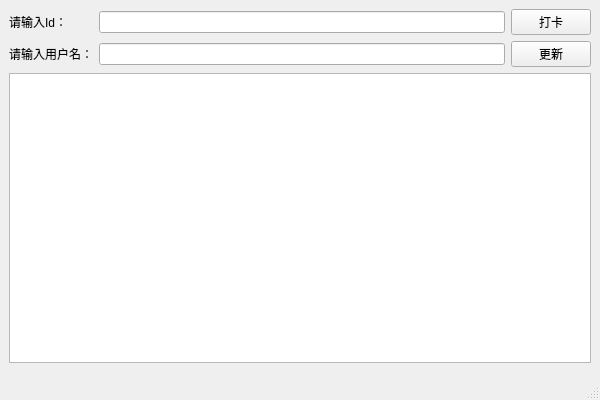
<?xml version="1.0" encoding="UTF-8"?>
<ui version="4.0">
 <class>StaffPage13</class>
 <widget class="QMainWindow" name="StaffPage13">
  <property name="geometry">
   <rect>
    <x>0</x>
    <y>0</y>
    <width>600</width>
    <height>400</height>
   </rect>
  </property>
  <property name="minimumSize">
   <size>
    <width>600</width>
    <height>400</height>
   </size>
  </property>
  <property name="windowTitle">
   <string>出勤打卡</string>
  </property>
  <property name="windowIcon">
   <iconset>
    <normaloff>:/new/prefix1/build-untitled1-Desktop_Qt_5_12_2_MinGW_64_bit-Debug/jia.jpg</normaloff>:/new/prefix1/build-untitled1-Desktop_Qt_5_12_2_MinGW_64_bit-Debug/jia.jpg</iconset>
  </property>
  <property name="styleSheet">
   <string notr="true"/>
  </property>
  <widget class="QWidget" name="centralwidget">
   <property name="styleSheet">
    <string notr="true"/>
   </property>
   <layout class="QGridLayout" name="gridLayout">
    <item row="1" column="2">
     <widget class="QPushButton" name="refreshTable">
      <property name="styleSheet">
       <string notr="true"/>
      </property>
      <property name="text">
       <string>更新</string>
      </property>
     </widget>
    </item>
    <item row="0" column="1">
     <widget class="QLineEdit" name="lineEdit"/>
    </item>
    <item row="3" column="0">
     <widget class="QWidget" name="widget" native="true"/>
    </item>
    <item row="1" column="0">
     <widget class="QLabel" name="label_2">
      <property name="styleSheet">
       <string notr="true">color: rgb(0, 0, 0);</string>
      </property>
      <property name="text">
       <string>请输入用户名：</string>
      </property>
     </widget>
    </item>
    <item row="0" column="2">
     <widget class="QPushButton" name="btn_checkIn">
      <property name="styleSheet">
       <string notr="true"/>
      </property>
      <property name="text">
       <string>打卡</string>
      </property>
     </widget>
    </item>
    <item row="0" column="0">
     <widget class="QLabel" name="label">
      <property name="styleSheet">
       <string notr="true">color: rgb(0, 0, 0);</string>
      </property>
      <property name="text">
       <string>请输入Id：</string>
      </property>
     </widget>
    </item>
    <item row="1" column="1">
     <widget class="QLineEdit" name="lineEdit_2"/>
    </item>
    <item row="2" column="0" colspan="3">
     <widget class="QTableView" name="tableView">
      <property name="styleSheet">
       <string notr="true"/>
      </property>
     </widget>
    </item>
   </layout>
  </widget>
  <widget class="QMenuBar" name="menubar">
   <property name="geometry">
    <rect>
     <x>0</x>
     <y>0</y>
     <width>600</width>
     <height>25</height>
    </rect>
   </property>
  </widget>
  <widget class="QStatusBar" name="statusbar"/>
 </widget>
 <resources/>
 <connections/>
</ui>
